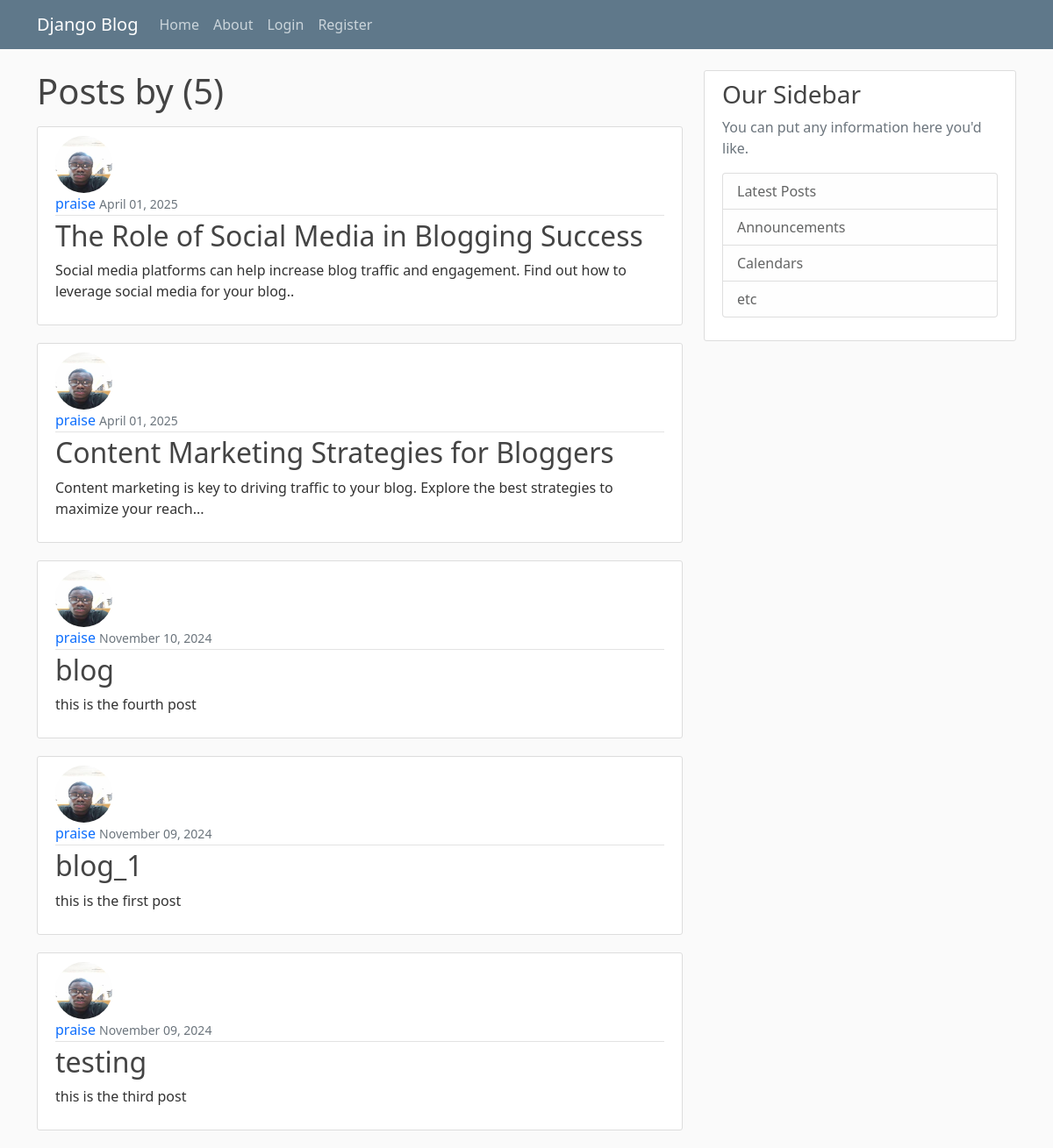
The app's page /user/praise with its own data.
### blog/models.py (models this page shows, shortened)
class Post(models.Model):
    title = models.CharField(max_length=100)
    content = models.TextField()
    date = models.DateTimeField(default=timezone.now)
    author = models.ForeignKey(User, on_delete=models.CASCADE) # if a user is deleted then the post is deleted

### users/models.py (models this page shows, shortened)
class Profile(models.Model):
    user = models.OneToOneField(User, on_delete=models.CASCADE)
    image = models.ImageField(default='default.jpg', upload_to='profile_pics')

### blog/views.py (the view)
# urls.py: path('user/<str:username>', UserPostListView.as_view(), name='user-posts'),
class UserPostListView(ListView):
    model = Post
    template_name = "blog/user_posts.html"  # <app>/<model>_<viewtype>.html
    context_object_name = "posts"
    ordering = ["-date"]
    paginate_by = 5
    def get_queryset(self):
        user = get_object_or_404(User, username=self.kwargs.get('username'))
        return Post.objects.filter(author=user).order_by('-date')

### blog/templates/blog/user_posts.html (shortened to what this page needs)
{% extends 'blog/base.html' %}
    {% block content %}
    <h1 class="mb-3">Posts by {{ views.kwargs.username }} ({{ page_obj.paginator.count }})</h1>
    {% for post in posts %}
    <article class="media content-section">
      <img class = "rounded-circle article-img" src="{{post.author.profile.image.url}}">
        <div class="media-body">
          <div class="article-metadata">
            <a class="mr-2" style="text-decoration: none;" href="{% url 'user-posts' post.author.username  %}">{{ post.author }}</a>
            <small class="text-muted">{{ post.date|date:"F d, Y" }}</small>
          </div>
          <h2><a class="article-title" style="text-decoration: none;" href="{% url 'post-detail' post.id %}">{{ post.title }}</a></h2>
          <p class="article-content">{{ post.content }}</p>
        </div>
      </article>
    {% endfor %}
    {% endblock %}

### blog/static/blog/main.css (style rules this page uses)
body { background: #fafafa; color: #333333; margin-top: 5rem; }
h1, h2, h3, h4, h5, h6 { color: #444444; }
.content-section { background: #ffffff; padding: 10px 20px; border: 1px solid #dddddd; border-radius: 3px; margin-bottom: 20px; }
.article-title { color: #444444; text-decoration: none; color: inherit; }
.article-content { white-space: pre-line; }
.article-img { height: 65px; width: 65px; margin-right: 16px; }
.article-metadata { padding-bottom: 1px; margin-bottom: 4px; border-bottom: 1px solid #e3e3e3; }

### records on screen
Post: author.profile.image (placeholder picture), author "praise", date "April 01, 2025", title "The Role of Social Media in Blogging Success", content "Social media platforms can help increase blog traffic and engagement. Find out how to leverage social media for your blog.."
Post: author.profile.image (placeholder picture), author "praise", date "April 01, 2025", title "Content Marketing Strategies for Bloggers", content "Content marketing is key to driving traffic to your blog. Explore the best strategies to maximize your reach..."
Post: author.profile.image (placeholder picture), author "praise", date "November 10, 2024", title "blog", content "this is the fourth post"
Post: author.profile.image (placeholder picture), author "praise", date "November 09, 2024", title "blog_1", content "this is the first post"
Post: author.profile.image (placeholder picture), author "praise", date "November 09, 2024", title "testing", content "this is the third post"

### other values on screen
{{ page_obj.paginator.count }} "5"
